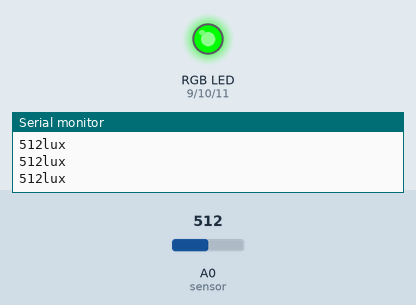
Simulated run of this sketch. Board: Arduino Uno, built with avr-gcc and run on an emulated ATmega328P. Shown: an RGB LED mixed from three pins (HIGH = lit), the last lines printed to the serial monitor. The inputs (shaded band) are chosen by the test bench; at power-on: A0 (sensor) = 512.

Above: at 1.3 s.
1.4 s: A0 (sensor) set to 484
At 3.2 s:
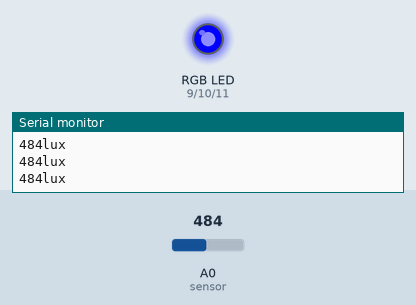
3.5 s: A0 (sensor) set to 910
At 4.7 s:
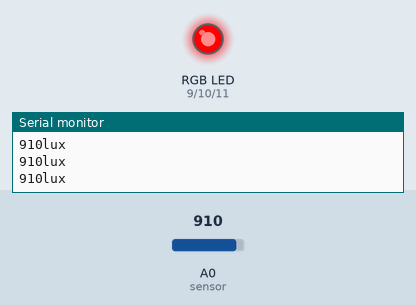
5.5 s: A0 (sensor) set to 890
At 6.3 s:
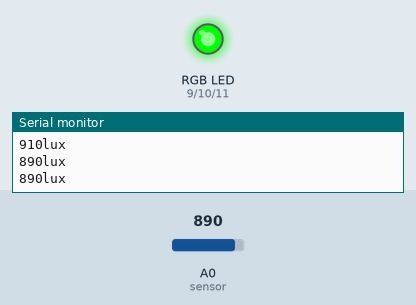
7.5 s: A0 (sensor) set to 1023
At 9.1 s:
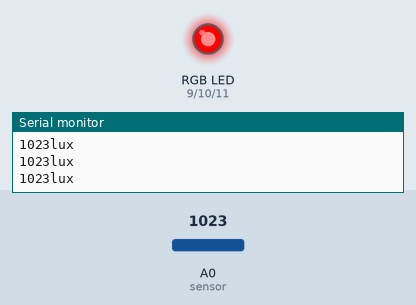
Timing chart, 0 to 10.5 s (numbered marks = the images above; inputs shaded):
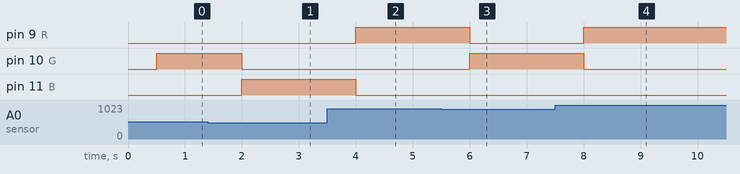

Measured:
- the behaviour switches between 501 and 500 on A0 (sensor) (found by bisection; images 0 and 1)
- the behaviour switches between 901 and 900 on A0 (sensor) (found by bisection; images 2 and 3)
- after the input at 1.4 s, pin 10 (G): HIGH → LOW after 0.60 s; pin 11 (B): LOW → HIGH after 0.60 s
- after the input at 3.5 s, pin 9 (R): LOW → HIGH after 0.50 s; pin 11 (B): HIGH → LOW after 0.50 s
- after the input at 5.5 s, pin 9 (R): HIGH → LOW after 0.50 s; pin 10 (G): LOW → HIGH after 0.50 s
- after the input at 7.5 s, pin 9 (R): LOW → HIGH after 0.51 s; pin 10 (G): HIGH → LOW after 0.51 s

The sketch:

light_RGB_module.ino
```cpp
int sensor = A0;
int val;
int  R = 9;
int  G = 10;
int  B = 11;

void setup() {
 Serial.begin(9600);
  pinMode(R, OUTPUT);
  pinMode(G, OUTPUT);
  pinMode(B, OUTPUT);
 }

void loop() {

 val = analogRead(sensor);
 Serial.print(val);
 Serial.println("lux");
 delay(500);

 if (val > 900){
    analogWrite(R, 255);
    analogWrite(G, 0);
    analogWrite(B, 0);
  }
  else if (val > 500){
    analogWrite(R, 0);
    analogWrite(G, 255);
    analogWrite(B, 0);
  }
  else
  {
    analogWrite(R, 0);
    analogWrite(G, 0);
    analogWrite(B, 255);
  }}
```
